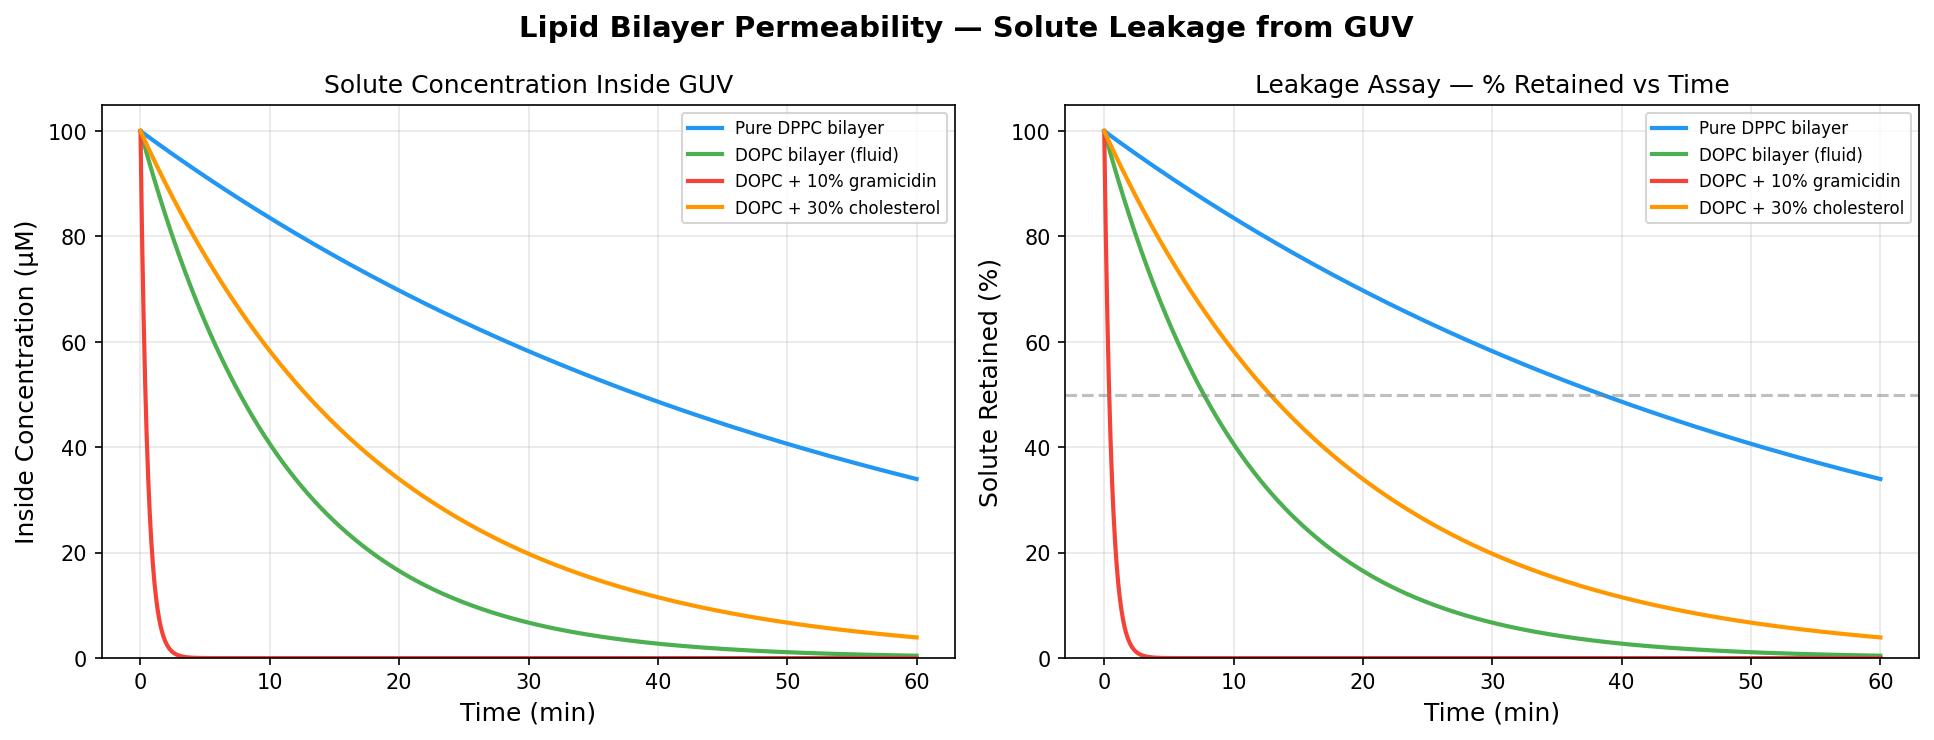

Generate this figure with Python:
"""
Lipid Bilayer Permeability — Fick's Law Simulator
===================================================
Simulates passive diffusion of a solute (e.g., fluorescent dye,
small molecule drug) across a lipid bilayer membrane using Fick's
first law of diffusion.

Key Equations:
    Flux:    J = -P * (C_in - C_out)
    dC_in/dt = -(A / V) * P * (C_in - C_out)

    where:
      P = permeability coefficient (m/s)
      A = membrane surface area (m²)
      V = vesicle volume (m³)

This is directly relevant to:
    - Drug encapsulation efficiency in liposomes
    - Fluorescence leakage assays (calcein, ANTS/DPX)
    - Ion/solute transport across GUV membranes

Author: [Tamanna Mostafa
date:2026-04-20

"""

import numpy as np
import matplotlib.pyplot as plt
from scipy.integrate import solve_ivp

# ── Vesicle geometry ─────────────────────────────────────────────────
R  = 10e-6          # m     GUV radius (10 µm)
A  = 4 * np.pi * R**2            # m²    surface area of sphere
V  = (4/3) * np.pi * R**3        # m³    volume of sphere

print(f"Vesicle radius    : {R*1e6:.1f} µm")
print(f"Surface area      : {A*1e12:.2f} µm²")
print(f"Volume            : {V*1e18:.2f} fL\n")

# ── Permeability coefficients (literature values) ────────────────────
# Different lipid compositions or pore-forming peptides change P
permeability_conditions = {
    "Pure DPPC bilayer"          : 1e-9,    # m/s  (gel phase, tight)
    "DOPC bilayer (fluid)"       : 5e-9,    # m/s  (fluid phase)
    "DOPC + 10% gramicidin"      : 1e-7,    # m/s  (ion channel pores)
    "DOPC + 30% cholesterol"     : 3e-9,    # m/s  (ordered phase)
}

# ── Initial concentrations ───────────────────────────────────────────
C_in_0  = 100e-3    # mol/m³   initial inside  (100 µM = 100e-6 mol/L = 100e-3 mol/m³)
C_out_0 = 0.0       # mol/m³   outside starts empty (leakage assay)

# ── Time span ────────────────────────────────────────────────────────
t_end  = 3600       # seconds (1 hour)
t_eval = np.linspace(0, t_end, 500)

# ── ODE: concentration change inside vesicle ─────────────────────────
def dC_dt(t, C, P, A, V, C_out):
    """
    ODE for solute concentration inside GUV over time.

    Parameters
    ----------
    t     : float   time (s)
    C     : list    [C_in] current inside concentration (mol/m³)
    P     : float   permeability coefficient (m/s)
    A     : float   membrane area (m²)
    V     : float   vesicle volume (m³)
    C_out : float   outside concentration (mol/m³, treated as constant reservoir)

    Returns
    -------
    dC_in/dt : list
    """
    flux = -P * (C[0] - C_out)           # Fick's first law
    return [(A / V) * flux]

# ── Solve and plot ───────────────────────────────────────────────────
fig, axes = plt.subplots(1, 2, figsize=(13, 5))
fig.suptitle("Lipid Bilayer Permeability — Solute Leakage from GUV", fontsize=14, fontweight="bold")

colors = ["#2196F3", "#4CAF50", "#F44336", "#FF9800"]
t_min  = t_eval / 60          # convert seconds → minutes for x-axis

for idx, (label, P) in enumerate(permeability_conditions.items()):
    sol = solve_ivp(
        fun    = dC_dt,
        t_span = (0, t_end),
        y0     = [C_in_0],
        t_eval = t_eval,
        args   = (P, A, V, C_out_0),
        method = "RK45"
    )

    C_in     = sol.y[0]
    retained = (C_in / C_in_0) * 100      # % of original still inside

    half_life = np.log(2) / (P * A / V)   # analytical t½ for first-order decay
    print(f"{label}")
    print(f"  P = {P:.1e} m/s  |  half-life = {half_life/60:.1f} min")

    axes[0].plot(t_min, C_in * 1e3, color=colors[idx], linewidth=2, label=label)
    axes[1].plot(t_min, retained,   color=colors[idx], linewidth=2, label=label)

print()

# ── Format left panel: concentration ─────────────────────────────────
axes[0].set_xlabel("Time (min)", fontsize=12)
axes[0].set_ylabel("Inside Concentration (µM)", fontsize=12)
axes[0].set_title("Solute Concentration Inside GUV", fontsize=12)
axes[0].legend(fontsize=8, loc="upper right")
axes[0].grid(True, alpha=0.3)
axes[0].set_ylim(bottom=0)

# ── Format right panel: % retention ─────────────────────────────────
axes[1].set_xlabel("Time (min)", fontsize=12)
axes[1].set_ylabel("Solute Retained (%)", fontsize=12)
axes[1].set_title("Leakage Assay — % Retained vs Time", fontsize=12)
axes[1].legend(fontsize=8, loc="upper right")
axes[1].grid(True, alpha=0.3)
axes[1].axhline(50, color="gray", linestyle="--", alpha=0.5, label="50% mark")
axes[1].set_ylim(0, 105)

plt.tight_layout()
plt.savefig("bilayer_permeability.png", dpi=150, bbox_inches="tight")
plt.show()

print("Done! Figure saved as bilayer_permeability.png")
